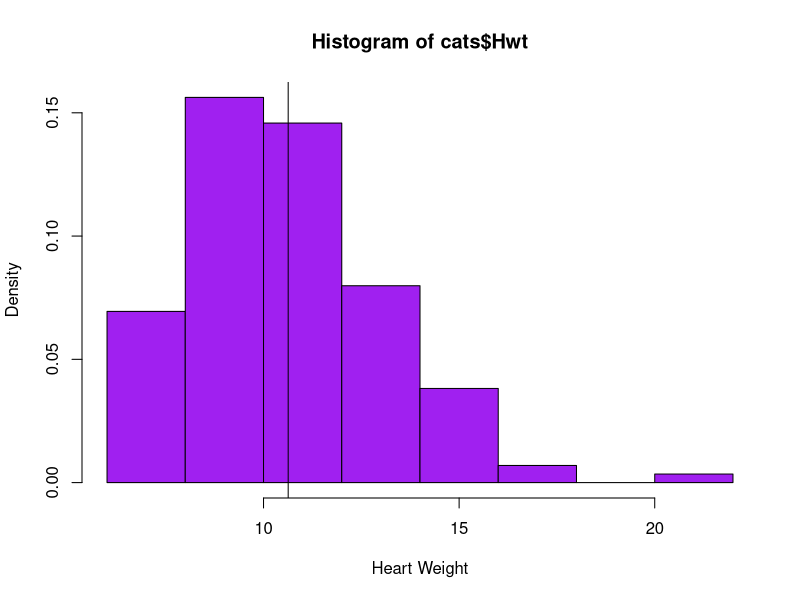
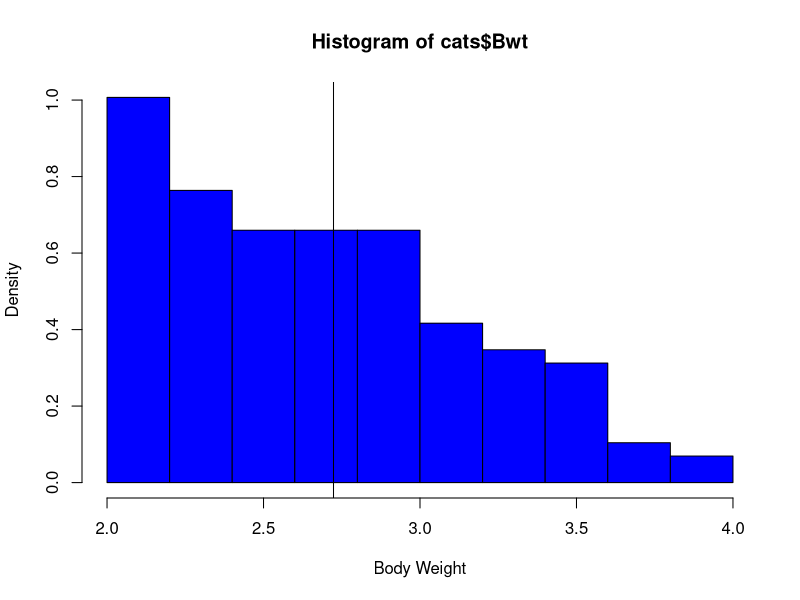
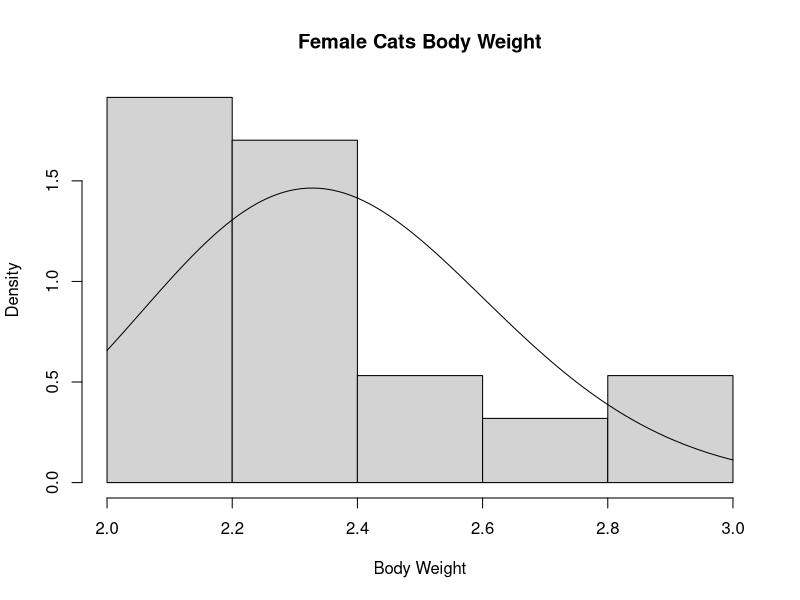
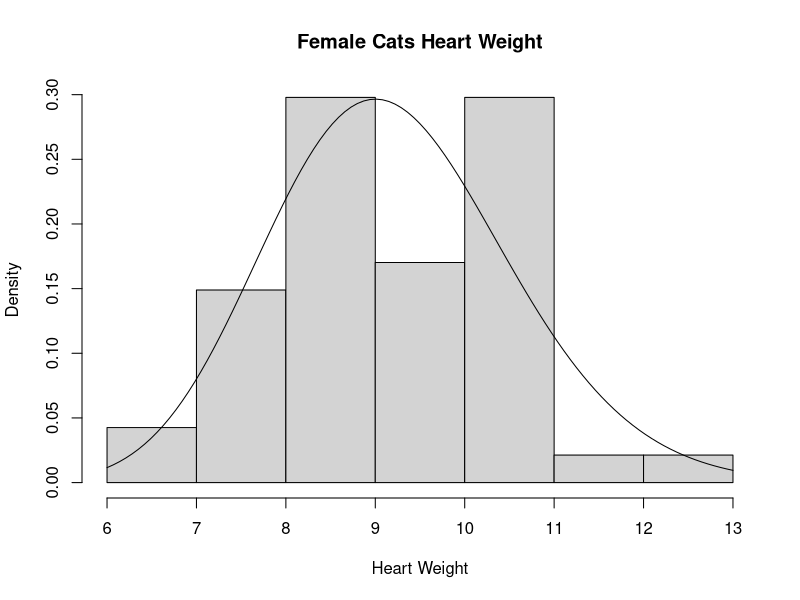
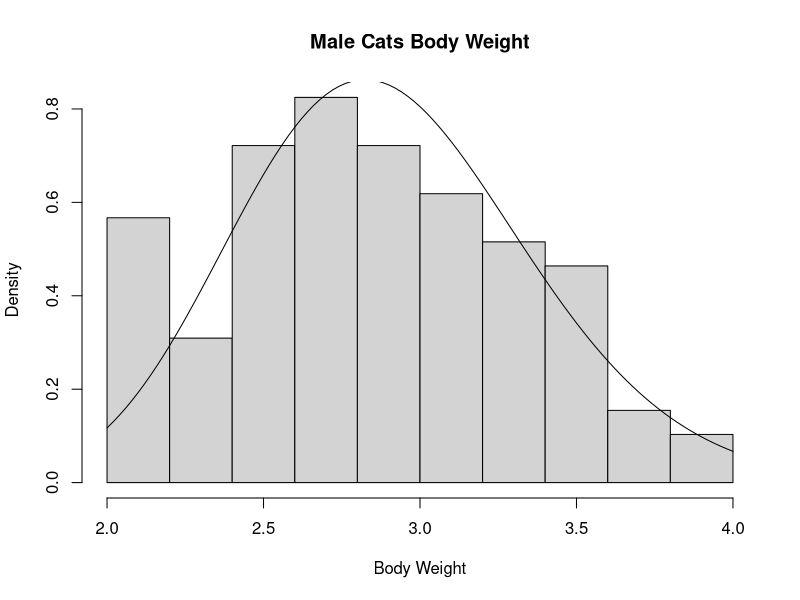
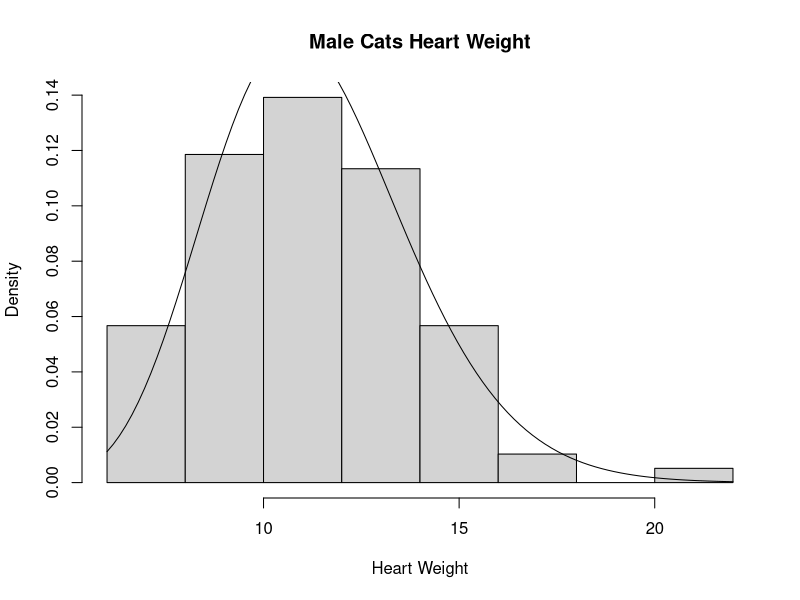

Recreate these plots in R, in order.
## ---- chunk 1
library(MASS)
data(cats)
summary(cats)
## ---- chunk 2
hist(cats$Hwt, xlab="Heart Weight",col="purple",probability=TRUE)
abline(v=mean(cats$Hwt))
hist(cats$Bwt, xlab="Body Weight",col="blue",probability=TRUE)
abline(v=mean(cats$Bwt))
## ---- chunk 3
param <- function(mu,var){
  a=(mu^2)/(var)
  s=(var)/mu
  return(c('a'=a,'s'=s))
}
## ---- chunk 4
hmean <-mean(cats$Hwt)
hsd <-sd(cats$Hwt)
hvar <-var(cats$Hwt)
cat("The a and s are:", param(hmean,hvar),"respectively.")
## ---- chunk 5
cat.stats <- function(vec)
{
  m<-mean(vec)
  var <- var(vec)
  a<-(m^2)/var
  s<-var/m
  return(c("Mean"=m,"Variance"=var,"a"=a,"s"=s))
}
## ---- chunk 6
males<-which(cats$Sex=="M")
cat("The body weight parameters for male cats are:",cat.stats(cats$Bwt[males]))
cat("The heart weight paramters for male cats are:", cat.stats(cats$Hwt[males]))
females<-which(cats$Sex=="F")
cat("The body weight parameters for female cats are:",cat.stats(cats$Bwt[females]))
cat("The heart weight paramters for female cats are:", cat.stats(cats$Hw[females]))
## ---- chunk 7
hist(cats$Bwt[females],main='Female Cats Body Weight',xlab='Body Weight',probability=TRUE)
curve(dgamma(x,shape=cat.stats(cats$Bwt[females])[3],scale=cat.stats(cats$Bwt[females])[4]),add=TRUE)

hist(cats$Hwt[females],main='Female Cats Heart Weight',xlab='Heart Weight',probability=TRUE)
curve(dgamma(x,shape=cat.stats(cats$Hwt[females])[3],scale=cat.stats(cats$Hwt[females])[4]),add=TRUE)
## ---- chunk 8
# the scales changes by letting porability=TRUE
hist(cats$Bwt[males],main='Male Cats Body Weight',xlab='Body Weight',probability=TRUE)
curve(dgamma(x,shape=cat.stats(cats$Bwt[males])[3],scale=cat.stats(cats$Bwt[males])[4]),add=TRUE)

hist(cats$Hwt[males],main='Male Cats Heart Weight',xlab='Heart Weight',probability=TRUE)
curve(dgamma(x,shape=cat.stats(cats$Hwt[males])[3],scale=cat.stats(cats$Hwt[males])[4]),add=TRUE)
